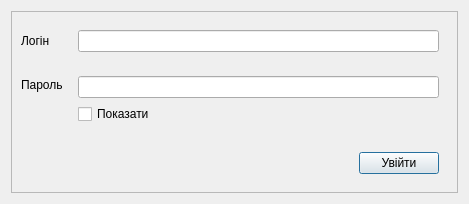
<?xml version="1.0" encoding="UTF-8"?>
<ui version="4.0">
 <class>DialogMegaLogin</class>
 <widget class="QDialog" name="DialogMegaLogin">
  <property name="geometry">
   <rect>
    <x>0</x>
    <y>0</y>
    <width>469</width>
    <height>204</height>
   </rect>
  </property>
  <property name="sizePolicy">
   <sizepolicy hsizetype="Preferred" vsizetype="Preferred">
    <horstretch>0</horstretch>
    <verstretch>0</verstretch>
   </sizepolicy>
  </property>
  <property name="windowTitle">
   <string>Mega</string>
  </property>
  <layout class="QGridLayout" name="gridLayout_2">
   <item row="0" column="0">
    <widget class="QFrame" name="frame">
     <property name="frameShape">
      <enum>QFrame::StyledPanel</enum>
     </property>
     <property name="frameShadow">
      <enum>QFrame::Raised</enum>
     </property>
     <layout class="QGridLayout" name="gridLayout">
      <item row="0" column="0">
       <widget class="QLabel" name="label">
        <property name="text">
         <string>Логін</string>
        </property>
       </widget>
      </item>
      <item row="0" column="1">
       <widget class="QWidget" name="widget_2" native="true">
        <layout class="QGridLayout" name="gridLayout_3">
         <item row="0" column="0">
          <widget class="QLineEdit" name="lineEditLogin"/>
         </item>
        </layout>
       </widget>
      </item>
      <item row="1" column="0">
       <widget class="QLabel" name="label_2">
        <property name="minimumSize">
         <size>
          <width>0</width>
          <height>35</height>
         </size>
        </property>
        <property name="text">
         <string>Пароль</string>
        </property>
       </widget>
      </item>
      <item row="1" column="1" rowspan="2">
       <widget class="QWidget" name="widget" native="true">
        <layout class="QVBoxLayout" name="verticalLayout">
         <item>
          <widget class="QLineEdit" name="lineEditPassword"/>
         </item>
         <item>
          <widget class="QCheckBox" name="checkBoxShowPassword">
           <property name="text">
            <string>Показати</string>
           </property>
          </widget>
         </item>
         <item>
          <spacer name="verticalSpacer_2">
           <property name="orientation">
            <enum>Qt::Vertical</enum>
           </property>
           <property name="sizeHint" stdset="0">
            <size>
             <width>20</width>
             <height>40</height>
            </size>
           </property>
          </spacer>
         </item>
        </layout>
       </widget>
      </item>
      <item row="2" column="0">
       <spacer name="verticalSpacer">
        <property name="orientation">
         <enum>Qt::Vertical</enum>
        </property>
        <property name="sizeHint" stdset="0">
         <size>
          <width>20</width>
          <height>40</height>
         </size>
        </property>
       </spacer>
      </item>
      <item row="3" column="1">
       <widget class="QWidget" name="widget_3" native="true">
        <layout class="QHBoxLayout" name="horizontalLayout">
         <item>
          <spacer name="horizontalSpacer">
           <property name="orientation">
            <enum>Qt::Horizontal</enum>
           </property>
           <property name="sizeHint" stdset="0">
            <size>
             <width>281</width>
             <height>20</height>
            </size>
           </property>
          </spacer>
         </item>
         <item>
          <widget class="QPushButton" name="pushButtonConfirm">
           <property name="text">
            <string>Увійти</string>
           </property>
          </widget>
         </item>
        </layout>
       </widget>
      </item>
     </layout>
    </widget>
   </item>
  </layout>
 </widget>
 <resources/>
 <connections/>
</ui>
